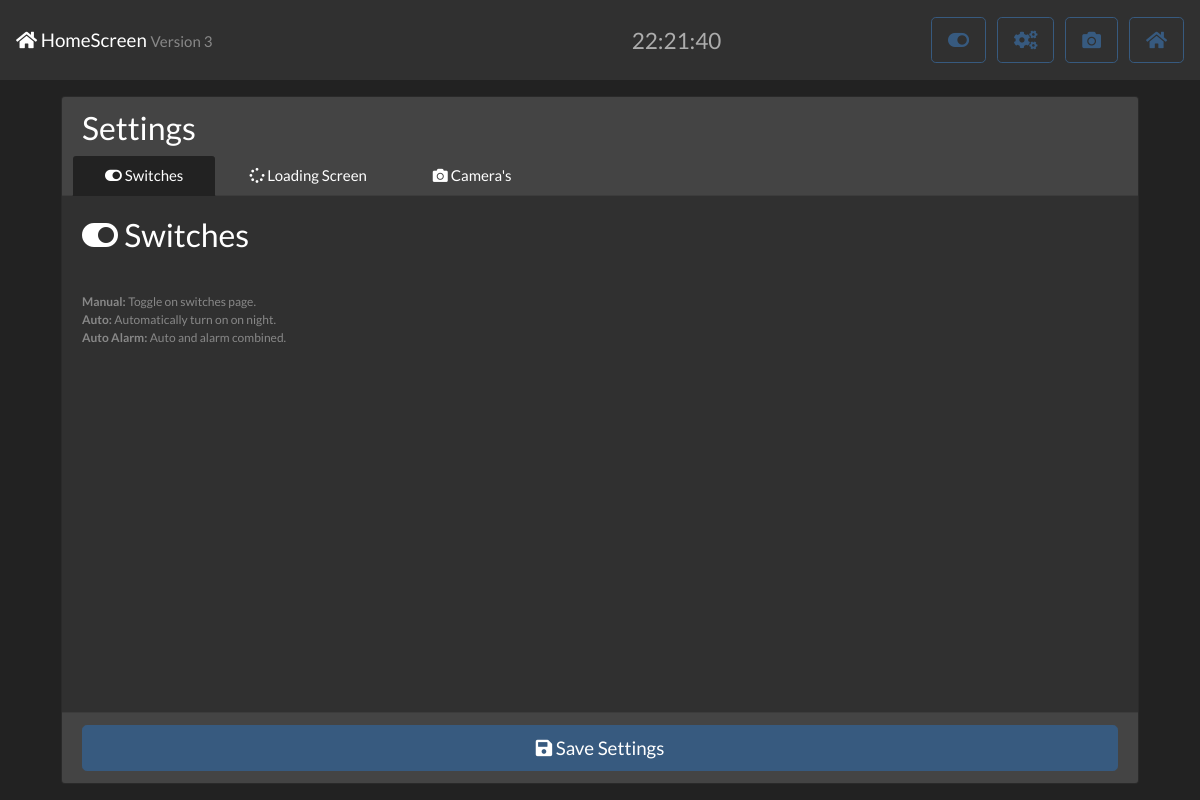
The app's page /settings.php, older data.
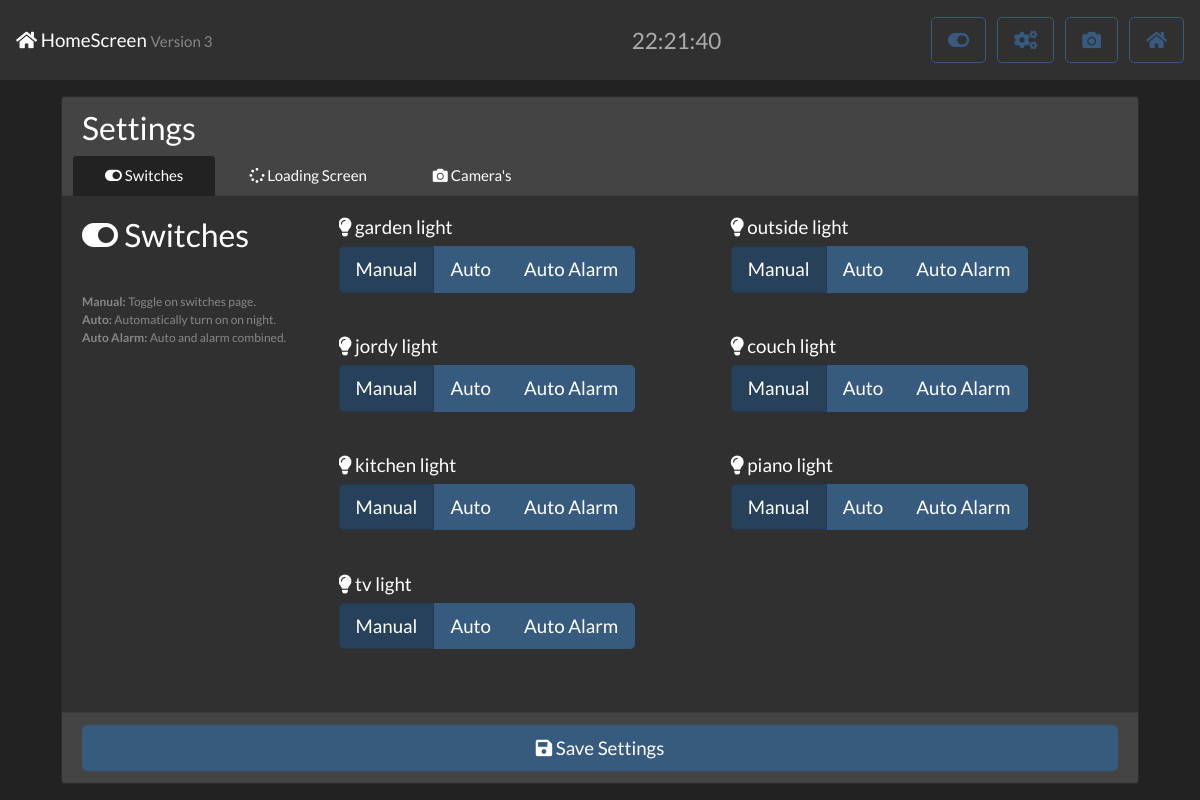
The same page, newer data.
### tables this page shows
CREATE TABLE switches (
  location VARCHAR(30),
  type VARCHAR(30),
  value VARCHAR(10),
  on_code SMALLINT,
  off_code SMALLINT
);

### settings.php (the view, shortened to what this page needs)
<?php include "templates/header.php"; ?>
    <main class="container" style="margin-top: 1%;">
        <form method="GET" action="saveSettings.php" class="card">
            <div class="card-header"><h3>Settings</h3>
                <ul class="nav nav-tabs card-header-tabs" id="settings-list" role="tablist">
                    <li class="nav-item">
                        <a class="nav-link active" href="#lights" role="tab" aria-controls="description" aria-selected="true"><i class="fas fa-toggle-on"></i> Switches</a>
                    </li>
                    <li class="nav-item">
                        <a class="nav-link"  href="#loading_screen" role="tab" aria-controls="history" aria-selected="false"><i class="fas fa-spinner"></i> Loading Screen</a>
                    </li>
                    <li class="nav-item">
                        <a class="nav-link" href="#cams" role="tab" aria-controls="deals" aria-selected="false"><i class="fas fa-camera"></i> Camera's</a>
                    </li>
                </ul>
            </div>
            <div class="card-body">
                <div class="tab-content h-100">
                    <div class="tab-pane active h-100" id="lights" role="tabpanel">
                        <div class="form-row h-100">
                            <div class="col-3 h-100">
                            <h3 class="card-title"><i class="fas fa-toggle-on"></i> Switches</h3>
                            <br>
                            <small class="form-text text-muted">
                                <b>Manual: </b>Toggle on switches page.<br>
                                <b>Auto: </b>Automatically turn on on night.<br>
                                <b>Auto Alarm: </b>Auto and alarm combined.<br>
                            </small>
                        </div>
                        <div class="col h-100 d-flex flex-wrap overflow-auto">
                            <?php
                            $sql = "SELECT * FROM switches";
                            $sth = $db->prepare($sql);
                            $sth->execute();
                            while ($row = $sth->fetch()) {
                                    echo '
                                        <div class="form-group mr-auto">
                                        <h5>' . (($row["type"] == "light")?'<i class="fas fa-lightbulb"></i> ':"") . $row["location"] . " " . $row["type"] . '</h5>
                                        <div class="btn-group btn-group-toggle" data-toggle="buttons">
                                        <label class="btn btn-lg btn-primary' . (($row["value"] == "manual")?' active':"") . '">
                                        <input type="radio" name="' . $row["location"] . '"' . (($row["value"] == "manual")?' checked="" ':"") . 'value="manual" autocomplete="off"> Manual
                                        </label>
                                        <label class="btn btn-lg btn-primary' . (($row["value"] == "auto")?' active':"") . '">
                                        <input type="radio" name="' . $row["location"] . '"' . (($row["value"] == "auto")?' checked="" ':"") . 'value="auto" autocomplete="off"> Auto
                                        </label>
                                        <label class="btn btn-lg btn-primary' . (($row["value"] == "auto_alarm")?' active':"") . '">
                                        <input type="radio" name="' . $row["location"] . '"' . (($row["value"] == "auto_alarm")?' checked="" ':"") . 'value="auto_alarm" autocomplete="off"> Auto Alarm
                                        </label></div></div>';
                                }
                            ?>
                        </div>
                    </div>
                </div>
            </div>
        </div>
        <div class="card-footer">
            <button type="submit" class="btn btn-block btn-lg btn-primary"><i class="fas fa-save"></i> Save Settings</button>
        </div>
        </form>
    </main>
</body>
</html>

### templates/header.php (shortened to what this page needs)
<!DOCTYPE html>
<html lang="en">
<head>
    <link rel="stylesheet" href="css/bootstrap.min.css">
    <link rel="stylesheet" href="css/bootstrap-select.css">
    <link rel="stylesheet" href="https://use.fontawesome.com/releases/v5.7.0/css/all.css"
>
</head>
<body id="body" class="overflow-hidden" style="padding-top: 10vh;">
    <?php if (!strpos($_SERVER['PHP_SELF'], 'alarm.php') && !strpos($_SERVER['PHP_SELF'], 'arm.php') && !strpos($_SERVER['PHP_SELF'], 'unarm.php')) { ?>
        <header>
            <nav style="height: 10vh;" class="navbar fixed-top navbar-expand-lg navbar-dark bg-dark justify-content-between overflow-hidden">
                <h3><a href="index.php" class="navbar-brand"><i class="fas fa-home"></i> HomeScreen <small class="text-muted">Version 3</small></a></h3>
                <div id="clock" class="navbar-text h4 m-0"></div>
                <div>
                    <a role="button" href="switches.php" class="btn btn-outline-primary btn-lg ml-2"><i class="fas fa-toggle-on"></i></a>
                    <a role="button" href="settings.php" class="btn btn-outline-primary btn-lg ml-2"><i class="fas fa-cogs"></i></a>
                    <a role="button" href="cams.php" class="btn btn-outline-primary btn-lg ml-2"><i class="fas fa-camera"></i></a>
                    <a role="button" href="index.php" class="btn btn-outline-primary btn-lg ml-2"><i class="fas fa-home"></i></a>
                </div>
            </nav>
        </header>
    <?php } ?>

Row changes from the older to the newer data that the page shows:
added switches: location "garden", type "light"
added switches: location "outside", type "light"
added switches: location "jordy", type "light"
added switches: location "couch", type "light"
added switches: location "kitchen", type "light"
added switches: location "piano", type "light"
added switches: location "tv", type "light"
